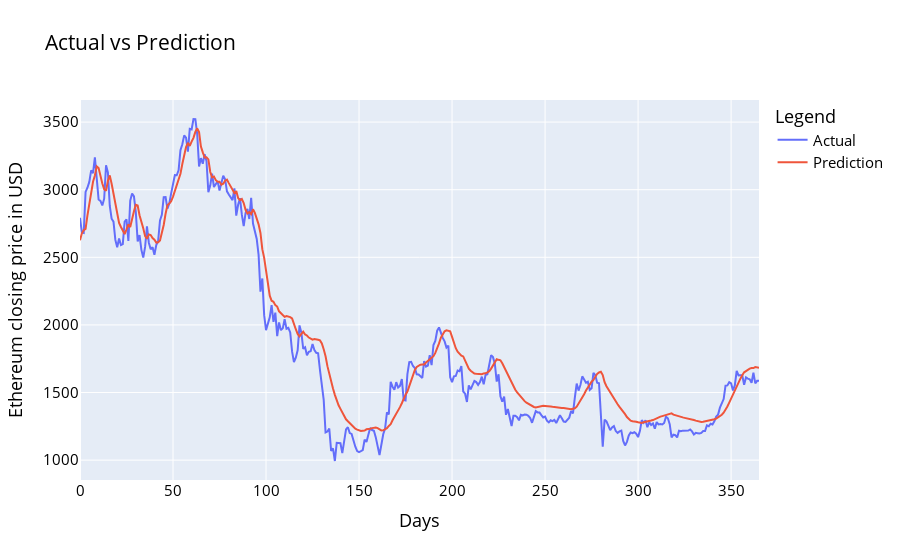

The notebook cell saved with this chart:
### Code cell
df_plot = pd.DataFrame({'Actual': original_ytest.squeeze(),'Prediction':prediction_simple_lSTM.squeeze() })
import plotly.express as px
fig = px.line(df_plot, x=df_plot.index.values, y=df_plot.columns,
              title='custom tick labels')
fig.update_layout(title_text='Actual vs Prediction', 
                   font_size=15, font_color='black', legend_title_text='Legend')
fig.update_xaxes(title='Days')
fig.update_yaxes(title='Ethereum closing price in USD')
fig.show()

### Figure 1 — Plotly figure (JSON) as saved in the notebook; plotly's stock layout.template omitted (floating-point values rounded to 4 significant figures; data arrays with more than 128 entries replaced by an {"elided": "..."} marker saying what was removed)
{"data": [{"hovertemplate": "variable=Actual<br>x=%{x}<br>value=%{y}<extra></extra>", "legendgroup": "Actual", "line": {"color": "#636efa", "dash": "solid"}, "marker": {"symbol": "circle"}, "mode": "lines", "name": "Actual", "orientation": "v", "showlegend": true, "type": "scatter", "x": {"elided": "366 int values"}, "xaxis": "x", "y": {"elided": "366 float values"}, "yaxis": "y"}, {"hovertemplate": "variable=Prediction<br>x=%{x}<br>value=%{y}<extra></extra>", "legendgroup": "Prediction", "line": {"color": "#EF553B", "dash": "solid"}, "marker": {"symbol": "circle"}, "mode": "lines", "name": "Prediction", "orientation": "v", "showlegend": true, "type": "scatter", "x": {"elided": "366 int values"}, "xaxis": "x", "y": {"elided": "366 float values"}, "yaxis": "y"}], "layout": {"font": {"color": "black", "size": 15}, "legend": {"title": {"text": "Legend"}, "tracegroupgap": 0}, "title": {"text": "Actual vs Prediction"}, "xaxis": {"anchor": "y", "domain": [0, 1], "title": {"text": "Days"}}, "yaxis": {"anchor": "x", "domain": [0, 1], "title": {"text": "Ethereum closing price in USD"}}}}
